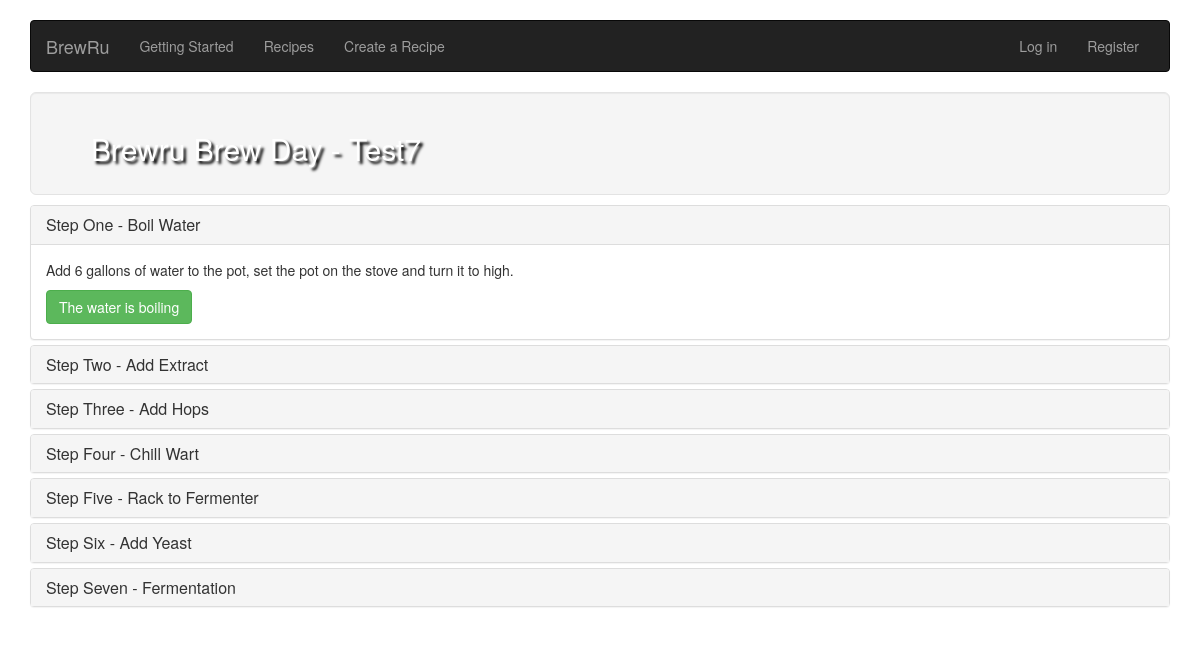
Before: /recipe/1/brew with the older database file.
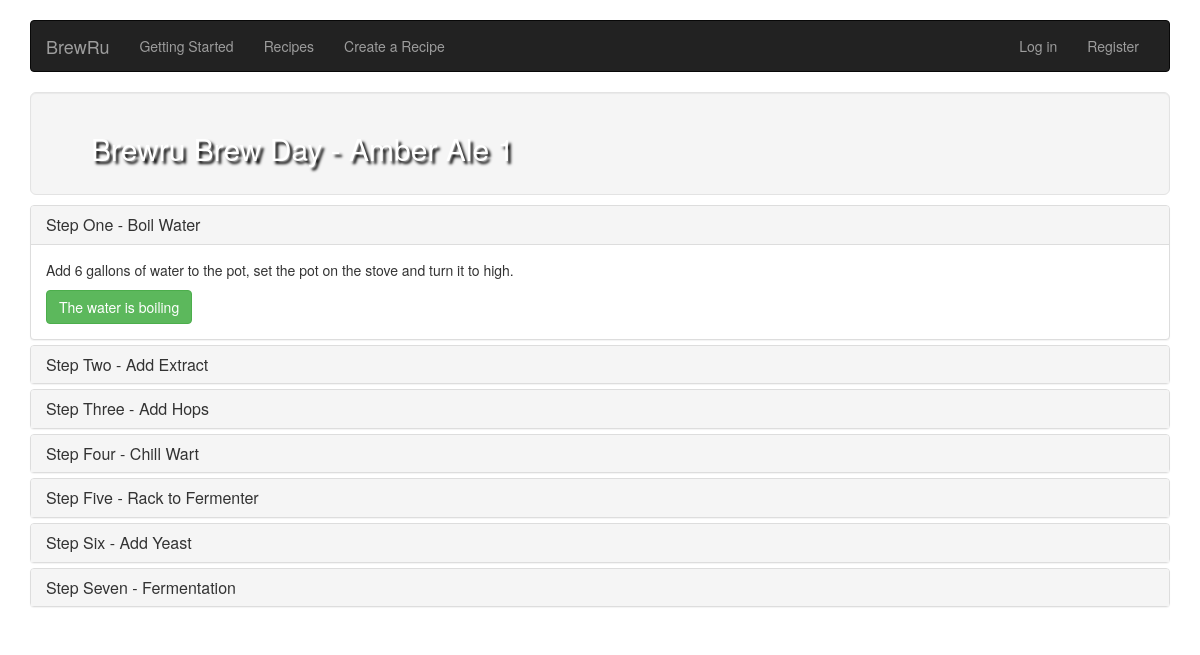
After: the same page with the newer database file.
### recipe/models.py (models this page shows, shortened)
class Recipe(models.Model):
    TYPE_CHOICES = (
        ('ale','Ale'),
        ('lager','Lager'),
    )
    SUBTYPE_CHOICES = (
        ('Ale', (
            ('pale ale','Pale Ale'),('ipa','IPA'),('amber','Amber'),('brown','Brown'),('wheat ale', 'Wheat Ale'),('stout','Stout'),('belgian','Belgian')
        )),
        ('Lager', (
            ('light lager','Light Lager'),('hybrid lager','Hybrid Lager'),('bock', 'Bock'),  ## Change me
        ))
    )
    name = models.CharField(max_length=50)
    type = models.CharField(max_length=50, choices=TYPE_CHOICES, default='ale')
    subtype = models.CharField(max_length=50, choices=SUBTYPE_CHOICES, default='wheat ale')
    image = models.ImageField(null=True)
    default = models.BooleanField(default=False)
    creator = models.ForeignKey(User)

### recipe/views.py (the view)
# urls.py: url(r'^(?P<recipe_id>\d+)/brew$', views.brewmaster, name='brewmaster'),
def brewmaster(request, recipe_id):
    recipe = get_object_or_404(klass=Recipe, pk=recipe_id)
    return render(request,
                  'recipe/brewmaster.html',
        {
            'recipe': recipe,
        })

### templates/recipe/brewmaster.html (shortened to what this page needs)
{% extends 'base.html' %}
{% block nav %}
              <li><a href="/start">Getting Started</a></li>
              <li><a href="/recipe">Recipes</a></li>
              <li><a href="/create">Create a Recipe</a></li>
{% endblock nav %}
{% block scripts %}
{% load staticfiles %}
{% endblock scripts %}
{% block content %}
        <div class="jumbotron well">
          <h2>Brewru Brew Day - {{ recipe.name }}</h2>
        </div>
        <div class="panel-group" style="margin-top: 10px" id="accordion" role="tablist" aria-multiselectable="true">
          <div class="panel panel-default">
            <div class="panel-heading" role="tab" id="headingOne">
              <h4 class="panel-title">
                <a data-toggle="collapse" data-parent="#accordion" href="#collapseOne" aria-expanded="true" aria-controls="collapseOne">
                  Step One - Boil Water
                </a>
              </h4>
            </div>
            <div id="collapseOne" class="panel-collapse collapse in" role="tabpanel" aria-labelledby="headingOne">
              <div class="panel-body">
                  <p>Add 6 gallons of water to the pot, set the pot on the stove and turn it to high.</p>
                  <button class="btn btn-success" role="button" data-parent="#accordion" data-toggle="collapse" data-target="#collapseTwo" aria-controls="collapseTwo">The water is boiling</button>
              </div>
            </div>
          </div>
          <div class="panel panel-default">
            <div class="panel-heading" role="tab" id="headingTwo">
              <h4 class="panel-title">
                <a class="collapsed" data-toggle="collapse" data-parent="#accordion" href="#collapseTwo" aria-expanded="false" aria-controls="collapseTwo">
                  Step Two - Add Extract
                </a>
              </h4>
            </div>
          </div>
          <div class="panel panel-default">
            <div class="panel-heading" role="tab" id="headingThree">
              <h4 class="panel-title">
                <a class="collapsed" data-toggle="collapse" data-parent="#accordion" href="#collapseThree" aria-expanded="false" aria-controls="collapseThree">
                  Step Three - Add Hops
                </a>
              </h4>
            </div>
          </div>
          <div class="panel panel-default">
            <div class="panel-heading" role="tab" id="headingFour">
              <h4 class="panel-title">
                <a class="collapsed" data-toggle="collapse" data-parent="#accordion" href="#collapseFour" aria-expanded="false" aria-controls="collapseFour">
                  Step Four - Chill Wart
                </a>
              </h4>
            </div>
          </div>
          <div class="panel panel-default">
            <div class="panel-heading" role="tab" id="headingFive">
              <h4 class="panel-title">
                <a class="collapsed" data-toggle="collapse" data-parent="#accordion" href="#collapseFive" aria-expanded="false" aria-controls="collapseFive">
                  Step Five - Rack to Fermenter
                </a>
              </h4>
            </div>
          </div>
          <div class="panel panel-default">
            <div class="panel-heading" role="tab" id="headingSix">
              <h4 class="panel-title">
                <a class="collapsed" data-toggle="collapse" data-parent="#accordion" href="#collapseSix" aria-expanded="false" aria-controls="collapseSix">
                  Step Six - Add Yeast
                </a>
              </h4>
            </div>
          </div>
          <div class="panel panel-default">
            <div class="panel-heading" role="tab" id="headingSeven">
              <h4 class="panel-title">
                <a class="collapsed" data-toggle="collapse" data-parent="#accordion" href="#collapseSeven" aria-expanded="false" aria-controls="collapseSeven">
                  Step Seven - Fermentation
                </a>
              </h4>
            </div>
          </div>
        </div>
{% endblock content %}

### templates/base.html (shortened to what this page needs)
<!DOCTYPE html>
<html>
<head lang="en">
    <link rel="stylesheet" href="https://maxcdn.bootstrapcdn.com/bootstrap/3.2.0/css/bootstrap.min.css">
    {% load staticfiles %}
    <link rel="stylesheet" href="{% static "common.css" %}">
    <link rel="stylesheet" href="{% static "countdowns/jquery.countdown.css" %}">
</head>
<body>
    <div class="container">
        <div class="navbar navbar-inverse" role="navigation">
            <div class="container-fluid">
          <div class="navbar-header">
            <a class="navbar-brand" href="/">BrewRu</a>
          </div>
          <div class="navbar-collapse collapse">
            <ul class="nav navbar-nav">
    {% block nav %}{% endblock nav %}
            </ul>
            <ul class="nav navbar-nav navbar-right">
              <li><a href="#">Log in</a></li>
              <li><a href="#">Register</a></li>
            </ul>
          </div>
            </div>
        </div>
    {% block content %}{% endblock content %}
    </div>
</body>
</html>

### static/common.css (style rules this page uses)
body { padding-top: 20px; padding-bottom: 20px; }
.navbar { margin-bottom: 20px; }
.jumbotron { margin-bottom: 0px; background-image: url(http://www.shredshomebrews.com/wp-content/uploads/2014/04/all-grain.jpg); background-position: 0% 25%; background-size: cover; background-repeat: no-repeat; color: white; text-shadow: black 0.2em 0.2em 0.2em; }

Changed rows visible on the page:
changed Recipe: name "Test7" → "Amber Ale 1"
